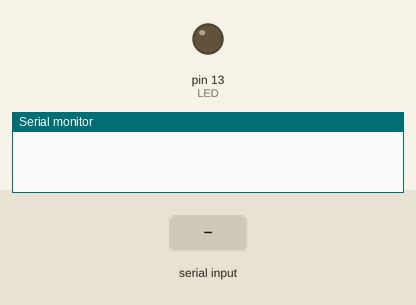
This sketch was run on a simulated Arduino Uno, built with avr-gcc and run on an emulated ATmega328P. Shown: output pins drawn as LEDs (lit = HIGH), the last lines printed to the serial monitor. The test bench sets the inputs (shaded band).

Above: at 1.2 s.
1.3 s: "1\n" received over Serial
At 2.5 s:
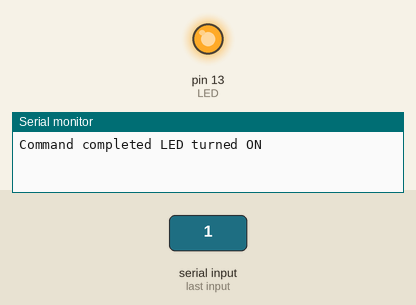
2.8 s: "2\n" received over Serial
At 3.7 s:
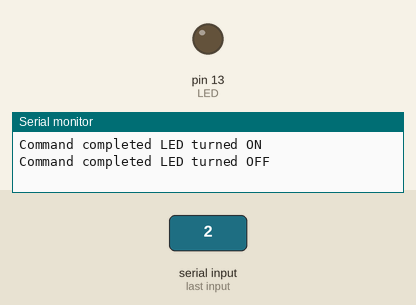
Timing chart, 0 to 5.8 s (numbered marks = the images above; inputs shaded):
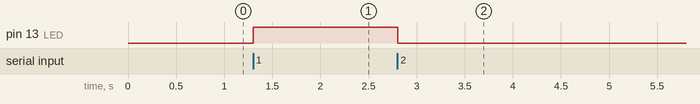

The sketch:

Komunikasi_Serial.ino
```cpp
/*SC-FISIKA INSTRMENTASI UIN SUKA
 Note :
 a. Perhatikan Setiap penjelasan progam
 b. penjelasan progam diawali dengan tanda "//"
 c. penjelasan progam bukan bagian dari skecth progam yang akan di jalankan

 PROYEK : Komunikasi Serial Arduino

*/

int LED = 13; //memberikan variable pada pin 13 dengan nama LED


//fungsi void setup untuk mendelarasikan pin pada arduino & menjalankan progam sekali
void setup()
{
    pinMode(LED, OUTPUT);//mendelarasikan LED sebagai OUTPUT
    Serial.begin(9600); //untuk menentukan kecepatan pengiriman dan penerimaan data melalui port serial(9600 bit per detik (bps))

}


//fungsi void loop untuk menjalankan progam berulangkali
void loop()
{
  if (Serial.available())//Untuk mengecek apakah data sudah ada di buffer penerima
    {
      if (Serial.parseInt() == 1)//membuat code dalam bentuk angka untuk menyalakan LED
        {
          digitalWrite(LED, HIGH);//Memberi LED tegangan Max (5 Volt)
          Serial.println("Command completed LED turned ON"); //mengirim data string tersebut ke Serial Monitor
        }

      else if (Serial.parseInt()== 2)//membuat code dalam bentuk angka untuk Mematikan LED
        {
          digitalWrite(13, LOW);//Memberi LED tegangan Min (0 Volt)
          Serial.println("Command completed LED turned OFF");//mengirim data string tersebut ke Serial Monitor

        }
    }

}

/*
Fungsi-Fungsi Komuniasi Serial ARDUINO

if (Serial) : Untuk mengecek apakah Port sudah siap
Serial.available() : Untuk mengecek apakah data sudah ada di buffer penerima
Serial.begin() : untuk mengeset kecepatan transmisi data
Serial.end() : Untuk menon-aktifkan pin rx dan tx sbg fungsi serial dan kembali sbg pin I/O
Serial.find() : mencari string dlm buffer data
Serial.findUntil(): mencari buffer data sampai data dgn panjang/terminator nya yg diberikan ditemukan
Serial.flush(): menunggu data terkirim semua
Serial.parseFloat(): mengambil data float pertama dari data di buffer serial.
Serial.parseInt(): mengambil data integer pertama dari data di buffer serial.
Serial.peek(): mengambil data berikutnya di bufer penerima
Serial.print() : mengirim data ASCII
Serial.println() : mengirimdata ASCII + CR,LF (kode enter)
Serial.read(): membaca data yg diterima
Serial.readBytes(): membaca data byte yg diterima
Serial.readBytesUntil()
Serial.setTimeout(): mengeset batas maksimum waktu  tunggu(timeout)  transmisi data.
Serial.write() : mengirim data byte (numerik)
Serial.serialEvent(): fungsi ini akan dipanggil jika data datang/diterima.berlaku spt interupsi serial.

*/
```

Measured:
- after the input at 1.3 s, pin 13 (LED): LOW → HIGH at once
- after the input at 2.8 s, pin 13 (LED): HIGH → LOW at once
